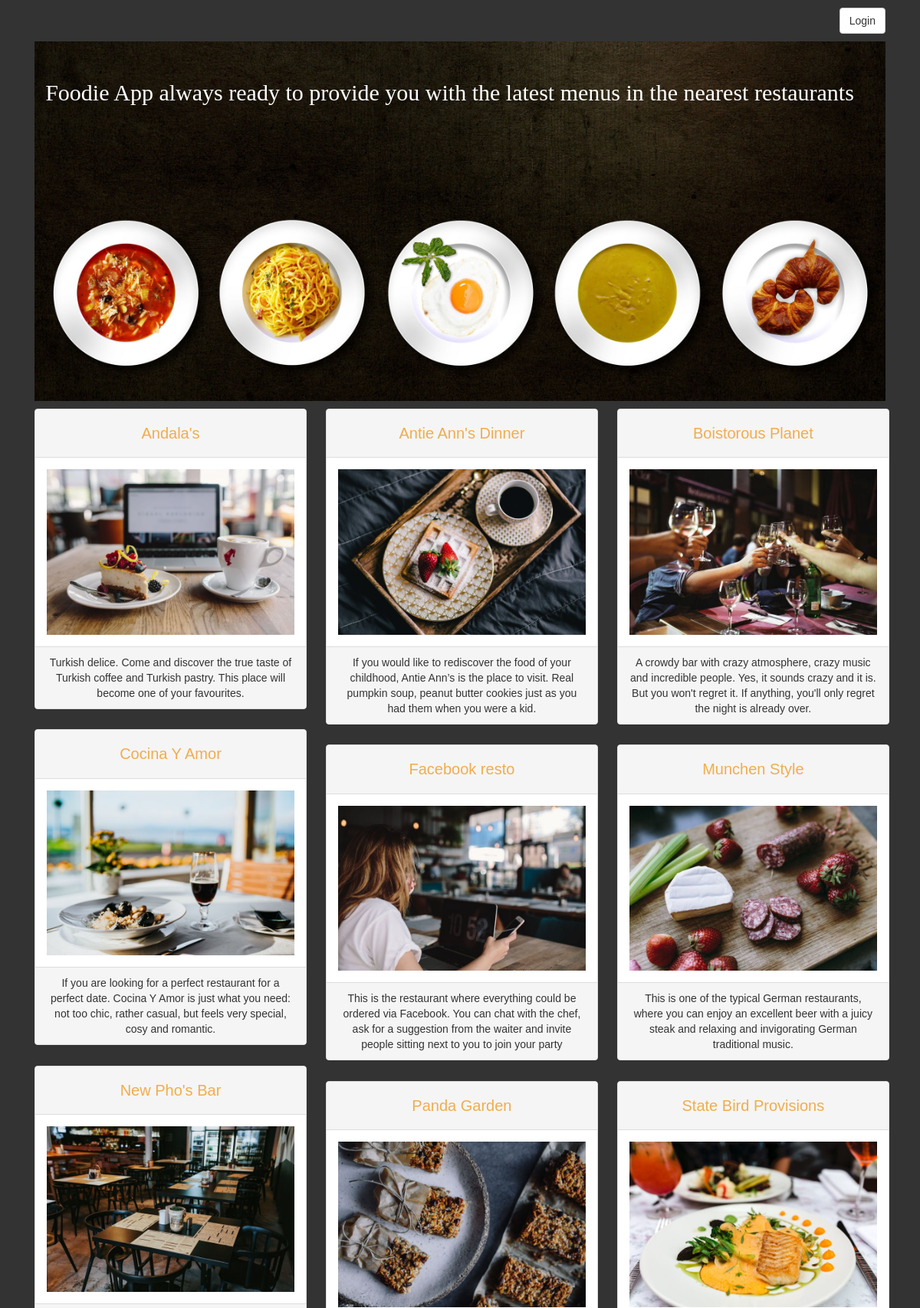
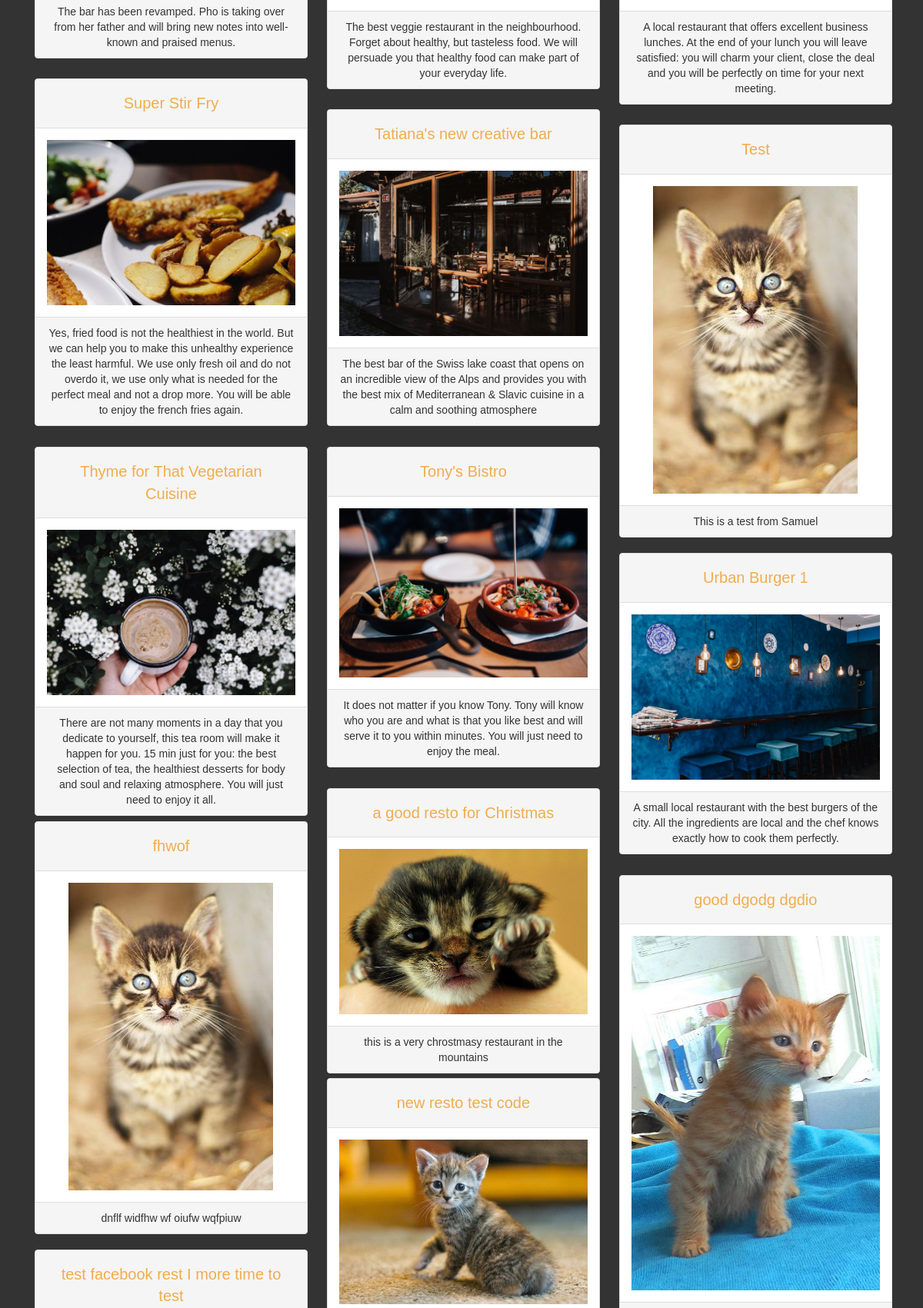
The page /restos/ (upper part) on the database its author committed (2 pictures, top to bottom).
### database_setup_fn.py (models this page shows, shortened)
class Restaurant(Base):
    __tablename__ = 'restaurant'
    id = Column(Integer, primary_key=True)
    name = Column(String(250), nullable=False)
    user_id = Column(Integer, ForeignKey('user.id'))
    user = relationship(User)
    description = Column(String(250))
    image = Column(String(250))

### finalproject.py (the view)
@app.route('/')
@app.route('/restos/')
def showallrestaurants():
    restaurants = session.query(Restaurant).order_by(Restaurant.name).all()
    if 'username' not in login_session:
        return render_template('public_allrestos.html', restos=restaurants)
    else:
        user = session.query(User).\
            filter_by(name=login_session['username']).one()
        return render_template('allrestos.html', restos=restaurants, user=user)

### templates/public_allrestos.html (shortened to what this page needs)
<!DOCTYPE html>
<html>
<head>
    <link rel="stylesheet" type="text/css" href="/static/bootstrap-3.3.7-dist/css/bootstrap.min.css">
    <link rel="stylesheet" type="text/css" href="/static/bootstrap-3.3.7-dist/css/custom.css">
    <link rel="stylesheet" type="text/css" href="/static/css/styles.css">
</head>
<body>
    <div class="container">
        <div class="col-md-12" align="right"><a style="margin: 10px 0 10px 0" href="{{url_for('login.showLogin')}}" role ="button" class ="btn btn-default">Login</a></div>
        <div class="col-md-12" align="center">
            <h1  id ="home" style="padding: 50px 10px 0 10px; width:95%; position:absolute; z-index:2; color:white;">Foodie App always ready to provide you with the latest menus in the nearest restaurants</h1>
            <img id="bg_image" alt="background" class="img-responsive" src="/static/bootstrap-3.3.7-dist/images/cook-food-kitchen-eat-54455_2.jpg">
        </div>
        <div class="row">
                <div class="col-md-12" id='grid'>
                    {% for resto in restos %}
                    <div class="col-sm-12 col-md-6 col-lg-4 item" align="center">
                        <div class="panel panel-default">
                            <div class="panel-heading"><a style="font-size:20px; color:#f0ad4e;"  class="btn btn-link" href="{{url_for('restoMenu', resto_ID=resto.id)}}">{{resto.name}}</a></div>
                            <div class="panel-body"><img alt='body image' class = "img-responsive center-block" src="{{resto.image}}"/></div>
                            <div class="panel-footer">{{resto.description}}</div>
                        </div>
                    </div>
                    {% endfor %}
                </div>
        </div>
            <br>
    </div>
</body>
</html>

### static/css/styles.css (style rules this page uses)
body { font-family: sans-serif; background-color: #333333 }
h1, h2, h3, h4 { color: #CCCCCC; }
h1, h2 { font-family: 'Georgia', serif; margin: 0; }
a { text-decoration: none; text-decoration: #333333; font-size: .75em; }

### rows shown on the page
Restaurant: name "Andala's", image (picture), description "Turkish delice. Come and discover the true taste of Turkish coffee and Turkish pastry. This place will become one of your favourites."
Restaurant: name "Antie Ann's Dinner", image (picture), description "If you would like to rediscover the food of your childhood, Antie Ann’s is the place to visit. Real pumpkin soup, peanut butter cookies just as you had them when you were a kid."
Restaurant: name "Boistorous Planet", image (picture), description "A crowdy bar with crazy atmosphere, crazy music and incredible people. Yes, it sounds crazy and it is. But you won't regret it. If anything, you'll only regret the night is already over."
Restaurant: name "Cocina Y Amor", image (picture), description "If you are looking for a perfect restaurant for a perfect date. Cocina Y Amor is just what you need: not too chic, rather casual, but feels very special, cosy and romantic."
Restaurant: name "Facebook resto", image (picture), description "This is the restaurant where everything could be ordered via Facebook. You can chat with the chef, ask for a suggestion from the waiter and invite people sitting next to you to join your party"
Restaurant: name "Munchen Style", image (picture), description "This is one of the typical German restaurants, where you can enjoy an excellent beer with a juicy steak and relaxing and invigorating German traditional music."
Restaurant: name "New Pho's Bar", image (picture), description "The bar has been revamped. Pho is taking over from her father and will bring new notes into well-known and praised menus."
Restaurant: name "Panda Garden", image (picture), description "The best veggie restaurant in the neighbourhood. Forget about healthy, but tasteless food. We will persuade you that healthy food can make part of your everyday life."
Restaurant: name "State Bird Provisions", image (picture), description "A local restaurant that offers excellent business lunches. At the end of your lunch you will leave satisfied: you will charm your client, close the deal and you will be perfectly on time for your next meeting."
Restaurant: name "Super Stir Fry", image (picture), description "Yes, fried food is not the healthiest in the world. But we can help you to make this unhealthy experience the least harmful. We use only fresh oil and do not overdo it, we use only what is needed for the perfect meal and not a drop more. You will be able to enjoy the french fries again."
Restaurant: name "Tatiana's new creative bar", image (picture), description "The best bar of the Swiss lake coast that opens on an incredible view of the Alps and provides you with the best mix of Mediterranean & Slavic cuisine in a calm and soothing atmosphere"
Restaurant: name "Test", image (picture), description "This is a test from Samuel"
Restaurant: name "Thyme for That Vegetarian Cuisine", image (picture), description "There are not many moments in a day that you dedicate to yourself, this tea room will make it happen for you. 15 min just for you: the best selection of tea, the healthiest desserts for body and soul and relaxing atmosphere. You will just need to enjoy it all."
Restaurant: name "Tony's Bistro", image (picture), description "It does not matter if you know Tony. Tony will know who you are and what is that you like best and will serve it to you within minutes. You will just need to enjoy the meal."
Restaurant: name "Urban Burger 1", image (picture), description "A small local restaurant with the best burgers of the city. All the ingredients are local and the chef knows exactly how to cook them perfectly."
Restaurant: name "a good resto for Christmas", image (picture), description "this is a very chrostmasy restaurant in the mountains"
Restaurant: name "fhwof", image (picture), description "dnflf widfhw wf oiufw wqfpiuw"
Restaurant: name "good dgodg dgdio", image (picture)
Restaurant: name "new resto test code", image (picture)
Restaurant: name "test facebook rest I more time to test"
